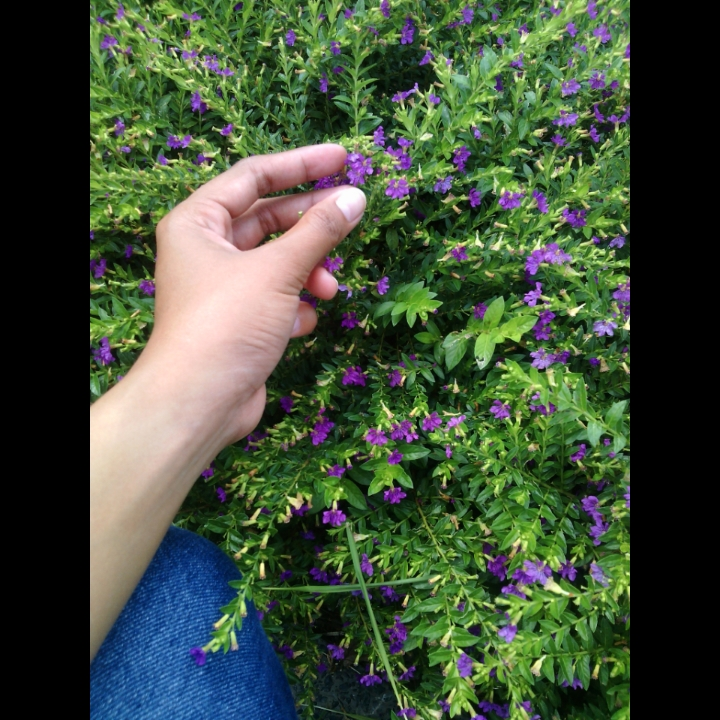
#> input picture contoh.jpg, 720 x 720 px, found by its file name
$ python hist_demo.py
#> lines starting #> are read from the running program, lines starting #| are printed output that depends on the picture
### hist.py
# -*- coding: utf-8 -*-
"""
Created on Tue Dec 19 16:22:21 2017

@author: Monalisa
"""

import numpy as np

def imhist(im):
  # calculates normalized histogram of an image
	m, n = im.shape
	h = [0.0] * 256
	for i in range(m):
		for j in range(n):
			h[im[i, j]]+=1
	return np.array(h)/(m*n)

def cumsum(h):
	# finds cumulative sum of a numpy array, list
	return [sum(h[:i+1]) for i in range(len(h))]

def histeq(im):
	#calculate Histogram
	h = imhist(im)
	cdf = np.array(cumsum(h)) #cumulative distribution function
	sk = np.uint8(255 * cdf) #finding transfer function values
	s1, s2 = im.shape
	Y = np.zeros_like(im)
	# applying transfered values for each pixels
	for i in range(0, s1):
		for j in range(0, s2):
			Y[i, j] = sk[im[i, j]]
	H = imhist(Y)
	#return transformed image, original and new istogram,
	# and transform function
	return Y , h, H, sk

### hist_demo.py
# -*- coding: utf-8 -*-
"""
Created on Tue Dec 19 16:24:42 2017

@author: Monalisa
"""

import pylab as plt
import matplotlib.image as mpimg
import numpy as np
import bashplotlib as bs
# load image to numpy arrayb
# matplotlib 1.3.1 only supports png images
# use scipy or PIL for other formats
img = np.uint8(mpimg.imread('E:\Kuliah\Semester 7\TA-1\Contrast Enhancement\image\contoh.jpg')*255.0)
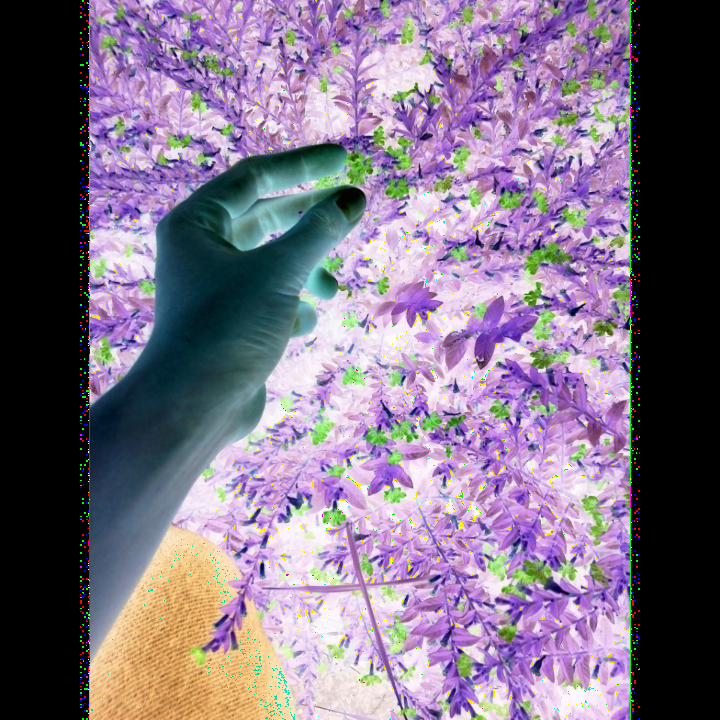
#> img: shape (720, 720, 3); mean R, G, B 126.4, 113.4, 132.9
# convert to grayscale
# do for individual channels R, G, B, A for nongrayscale images

img = np.uint8((0.2126* img[:,:,0]) + \
  		np.uint8(0.7152 * img[:,:,1]) +\
			 np.uint8(0.0722 * img[:,:,2]))
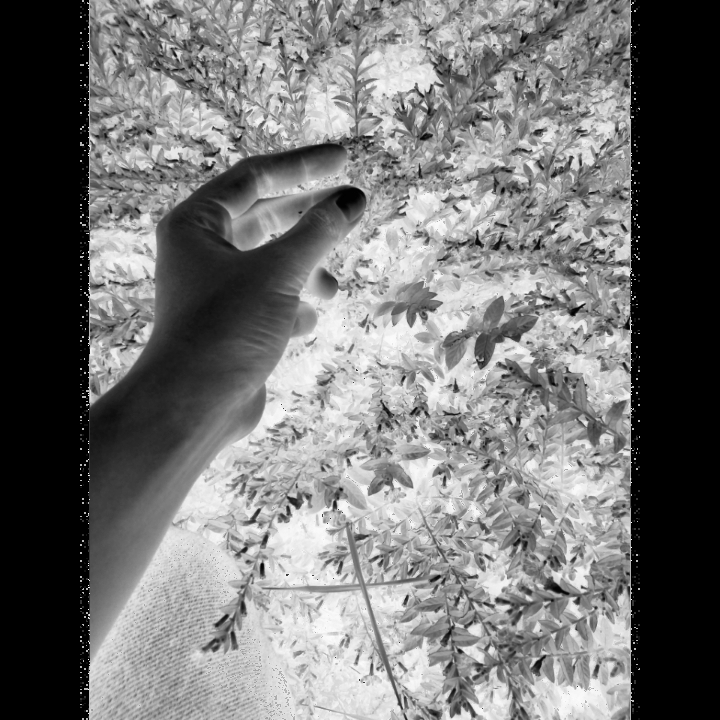
#> img: shape (720, 720); min 0, max 254, mean 116.5

# use hist module from hist.py to perform histogram equalization

from hist import histeq
new_img, h, new_h, sk = histeq(img);
#> in histeq, `h = imhist(im)`: h = 256 values, max 0.243 at index 0, min 0 at index 253, mean 0.00391
#> in histeq, `cdf = np.array(cumsum(h))`: cdf = 256 values from 0.243 to 1
#> in histeq, `sk = np.uint8(255 * cdf)`: sk = 256 values from 61 to 254
#> after the loop in histeq, `for i in range(0, s1):`:
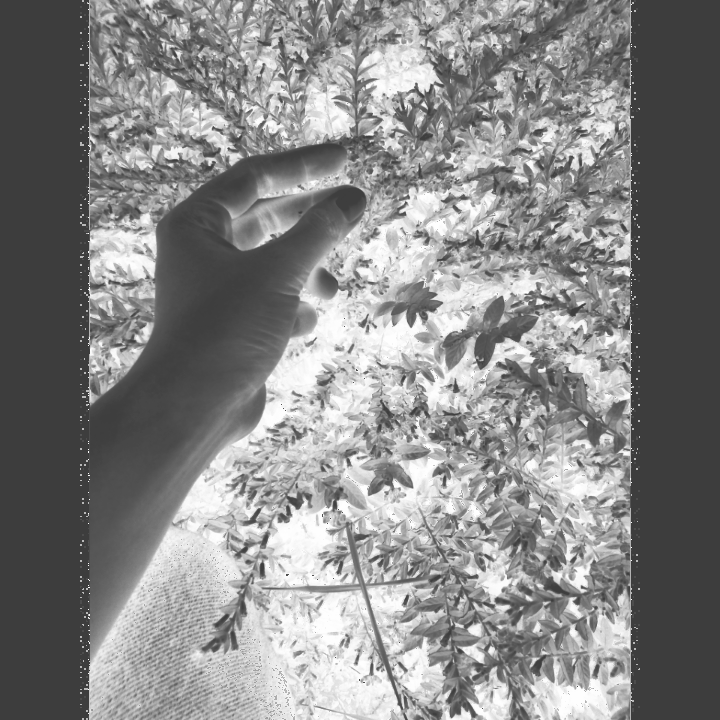
#> Y: shape (720, 720); min 61, max 254, mean 134.8
#> in histeq, `H = imhist(Y)`: H = 256 values, max 0.243 at index 61, min 0 at index 0, mean 0.00391
#> new_h has the same summary as H in histeq; sk = 256 values from 61 to 254


# show old and new image
# show original image
plt.subplot(121)
plt.imshow(img)
plt.title('original image')
plt.set_cmap('gray')
# show original image
plt.subplot(122)
plt.imshow(new_img)
plt.title('hist. equalized image')
plt.set_cmap('gray')
plt.show()
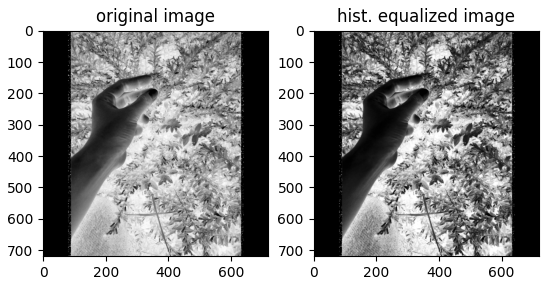
#> figure drawn by matplotlib, 2 panels

# plot histograms and transfer function
fig = plt.figure()
fig.add_subplot(221)
plt.plot(h)
plt.title('Original histogram') # original histogram

fig.add_subplot(222)
plt.plot(new_h)
plt.title('New histogram') #hist of eqlauized image

fig.add_subplot(223)
plt.plot(sk)
plt.title('Transfer function') #transfer function

plt.show()
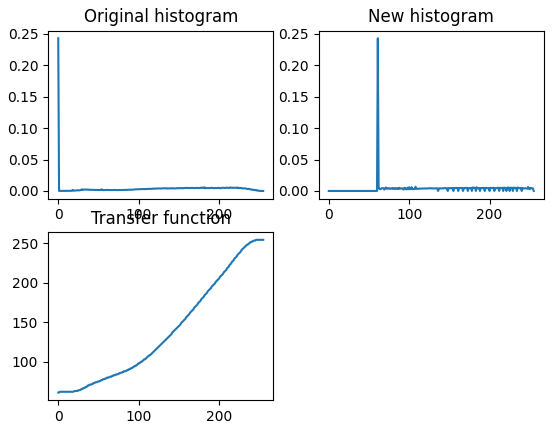
#> figure drawn by matplotlib, 3 panels; panel 1: curve peaks at x = 0, y = 0.243; panel 2: curve peaks at x = 61, y = 0.243; panel 3: curve peaks at x = 246, y = 254
